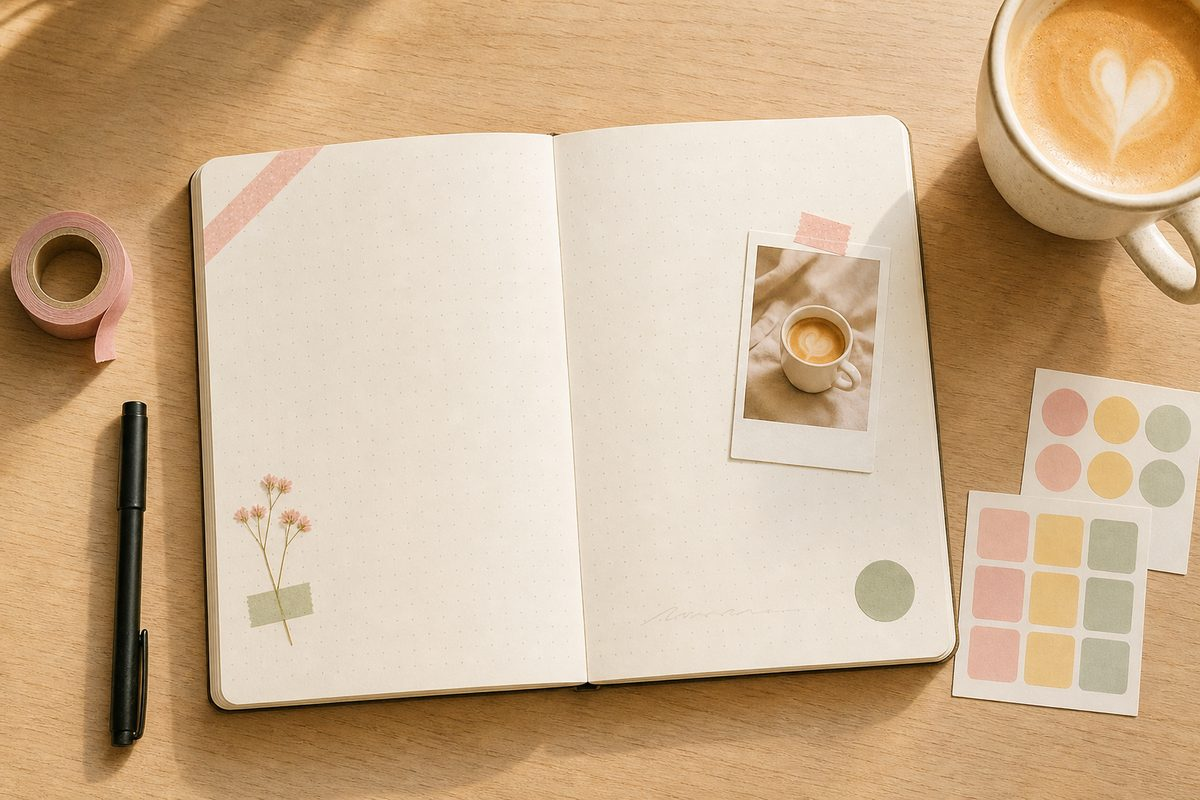
#> input picture assets/guide/diary-deco-basics/hero.jpg, 1200 x 800 px, given in place of play-icon-512.png, which was not available; the run also reads 1 picture not shown here
$ python build_assets.py ../assets/guide/diary-deco-basics/hero.jpg
#> lines starting #> are read from the running program, lines starting #| are printed output that depends on the picture
"""앱 저장소의 스토어 자료를 웹용으로 줄여 assets/에 복사한다.

사용: python tools/build_assets.py <devel/apps 폴더 경로>
예)  python tools/build_assets.py C:/Users/ursto/devel/apps
필요: Pillow (pip install pillow)
"""
import sys
from pathlib import Path
from PIL import Image

SITE = Path(__file__).resolve().parent.parent
OUT = SITE / "assets"

# (앱, 원본 상대 경로, 출력 이름, 긴 변)
CHARS = {
    "jeong": [
        ("assets/stickers/girl/01-wave.webp", "girl-wave", 360),
        ("assets/stickers/girl/03-hug-peach.webp", "girl-peach", 360),
        ("assets/stickers/girl/05-diary.webp", "girl-diary", 360),
        ("assets/stickers/yomi/02-wagging.webp", "yomi-wag", 360),
        ("assets/stickers/yomi/04-peach.webp", "yomi-peach", 360),
        ("assets/stickers/toto/11-letter.webp", "toto-letter", 240),
        ("assets/stickers/deco/02-heart.webp", "heart", 160),
        ("assets/stickers/deco/08-star.webp", "star", 160),
    ],
    "ppyong": [
        ("assets/characters/girl/smash.webp", "girl-smash", 480),
        ("assets/characters/girl/cheer.webp", "girl-cheer", 360),
        ("assets/characters/yomi/cheer.webp", "yomi-cheer", 360),
        ("assets/monsters/slime.webp", "mon-slime", 200),
        ("assets/monsters/sock.webp", "mon-sock", 200),
        ("assets/monsters/cloud-scared.webp", "mon-cloud", 200),
        ("assets/monsters/paper.webp", "mon-paper", 200),
    ],
}


def save_pair(im: Image.Image, dest: Path, long_side: int, lossy_q=82):
    """긴 변을 줄여 PNG와 WebP를 같이 저장한다."""
    im = im.copy()
    im.thumbnail((long_side, long_side), Image.LANCZOS)
    dest.parent.mkdir(parents=True, exist_ok=True)
    if im.mode not in ("RGB", "RGBA"):
        im = im.convert("RGBA")
    png = im if im.mode == "RGBA" else im.convert("RGB")
    # 스크린샷 PNG는 색 수를 줄여 용량을 아낀다(256색, 디더링)
    if im.mode == "RGB":
        png = im.quantize(colors=256, method=Image.Quantize.MEDIANCUT, dither=Image.Dither.FLOYDSTEINBERG)
    png.save(dest.with_suffix(".png"), optimize=True)
    im.save(dest.with_suffix(".webp"), "WEBP", quality=lossy_q, method=6)
    return im.size


def main():
    if len(sys.argv) < 2:
        sys.exit(__doc__)
    apps = Path(sys.argv[1])
    sizes = {}
    for app in ("jeong", "ppyong"):
        src = apps / app / "assets-src" / "store"
        dst = OUT / app
        for kind in ("phone", "tablet"):
            for f in sorted((src / "screenshots" / kind).glob("*.png")):
                s = save_pair(Image.open(f).convert("RGB"), dst / kind / f.stem, 1080)
                sizes[f"{app}/{kind}/{f.stem}"] = s
        icon = Image.open(src / "play-icon-512.png").convert("RGBA")
        save_pair(icon, dst / "icon-192", 192)
#> in save_pair, `im.thumbnail((long_side, long_side), Image.LANCZOS)`:
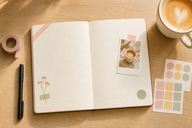
#> im: PIL image 192x128 RGBA; mean R, G, B, A 203.9, 176.3, 144.2, 255
        save_pair(icon, dst / "icon-96", 96)
#> call 2 of save_pair, with long_side = 96, lossy_q = 82
#> in save_pair (call 2), `im.thumbnail((long_side, long_side), Image.LANCZOS)`:
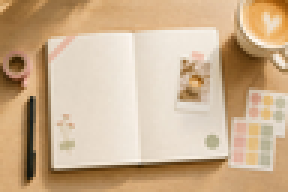
#> im: PIL image 96x64 RGBA (shown 3 times larger); mean R, G, B, A 203.9, 176.3, 144.2, 255
        fav = icon.copy(); fav.thumbnail((64, 64), Image.LANCZOS)
#> after `fav.thumbnail((64, 64), Image.LANCZOS)`:
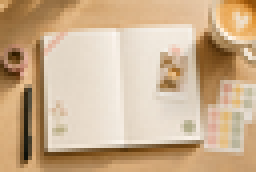
#> fav: PIL image 64x43 RGBA (shown 4 times larger); mean R, G, B, A 203.9, 176.3, 144.2, 255
        fav.save(dst / "favicon-64.png", optimize=True)
        fg = Image.open(src / "feature-graphic-1024x500.png").convert("RGB")
        fg.save(dst / "feature-graphic.jpg", "JPEG", quality=86, optimize=True, progressive=True)
        fg.save(dst / "feature-graphic.webp", "WEBP", quality=82, method=6)
        for rel, name, side in CHARS[app]:
            save_pair(Image.open(apps / app / rel).convert("RGBA"), dst / "chars" / name, side)
    for k, v in sizes.items():
        print(k, v)
    total = sum(p.stat().st_size for p in OUT.rglob("*") if p.is_file())
    print(f"assets 합계 {total/1024/1024:.2f} MB")


if __name__ == "__main__":
#> (the run stopped early here; a loop or call above may not have finished)
